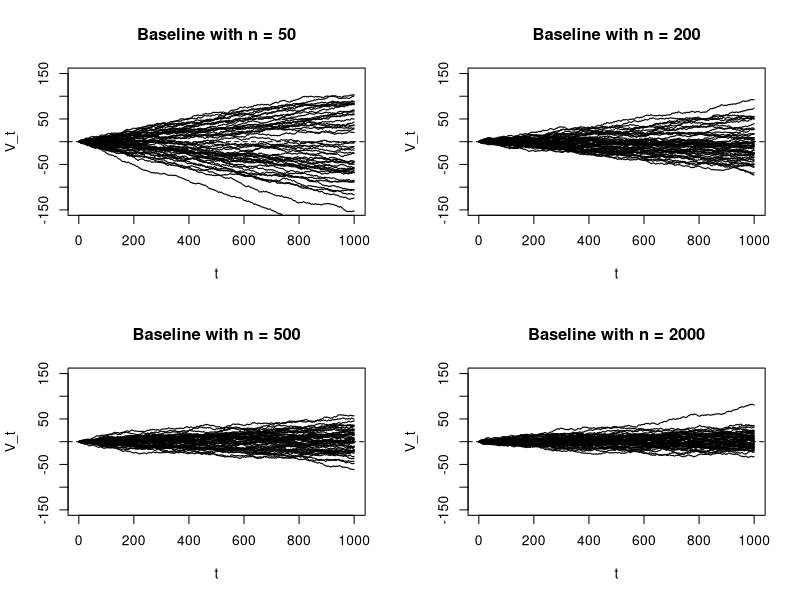
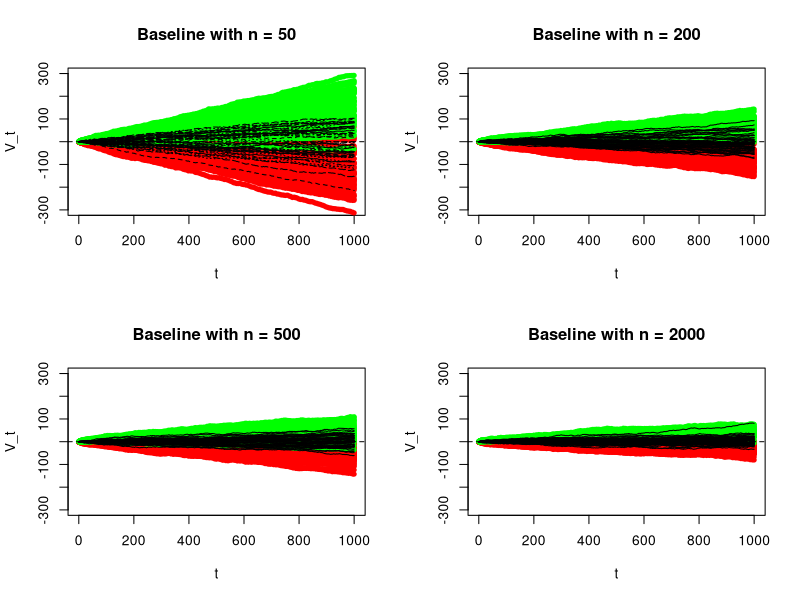

Source code (R) for these figures, in order:
rm(list = ls())
set.seed(10)
nbase1 <- 50
nbase2 <- 200
nbase3 <- 500
nbase4 <- 2000
vlad <- function(nbase){
  A <- matrix(nrow = 50, ncol = 1000)
  for(i in 1:50){
    xlogregbase <- data.frame(x1 = rbinom(nbase, 1, 0.2), x2 = runif(nbase, 0, 1), x3 = rnorm(nbase, 0, 2))
    xlogregrun <- data.frame(x1 = rbinom(1000, 1, 0.2), x2 = runif(1000, 0, 1), x3 = rnorm(1000, 0, 2))
    xbetabase <- xlogregbase$x1 + xlogregbase$x2 + xlogregbase$x3
    xbetarun <- xlogregrun$x1 + xlogregrun$x2 + xlogregrun$x3
    xlogregbase$y <- rbinom(nbase, size = 1, prob = exp(xbetabase)/(1+exp(xbetabase)))
    xlogregrun$y <- rbinom(1000, size = 1, prob = exp(xbetarun)/(1+exp(xbetarun)))
    regmod <- glm(y~1, data <- xlogregbase, family = binomial("logit"))
    pred <- mean(xlogregbase$y)
    V <- numeric(0)
    V[1] <- pred - xlogregrun$y[1]
    for(j in 2:1000){
      V[j] <- V[j-1] + (pred - xlogregrun$y[j])
    }
    dim(V) <- c(1000, 1)
    A[i, ] <- V
  }
  return(A)
}
vlad1 <- vlad(nbase1)
vlad2 <- vlad(nbase2)
vlad3 <- vlad(nbase3)
vlad4 <- vlad(nbase4)
par(mfrow = c(2, 2))
matplot(t(vlad1), type = "l", lty = 1, main = "Baseline with n = 50", col = 1, 
        ylim = c(-150, 150), ylab = "V_t", xlab = "t")
abline(h = 0, lty = 2)
matplot(t(vlad2), type = "l", lty = 1, main = "Baseline with n = 200", col = 1,  
        ylim = c(-150, 150), ylab = "V_t", xlab = "t")
abline(h = 0, lty = 2)
matplot(t(vlad3), type = "l", lty = 1, main = "Baseline with n = 500", col = 1, 
        ylim = c(-150, 150), ylab = "V_t", xlab = "t")
abline(h = 0, lty = 2)
matplot(t(vlad4), type = "l", lty = 1, main = "Baseline with n = 2000", col = 1,  
        ylim = c(-150, 150), ylab = "V_t", xlab = "t")
abline(h = 0, lty = 2)

#CI_function
vlad_ci <- function(nbase){
  A <- matrix(nrow = 50, ncol = 1000) #Lower_limit
  B <- matrix(nrow = 50, ncol = 1000) #Upper_limit
  for(i in 1:50){
    xlogregbase <- data.frame(x1 = rbinom(nbase, 1, 0.2), x2 = runif(nbase, 0, 1), x3 = rnorm(nbase, 0, 2))
    xlogregrun <- data.frame(x1 = rbinom(1000, 1, 0.2), x2 = runif(1000, 0, 1), x3 = rnorm(1000, 0, 2))
    xbetabase <- xlogregbase$x1 + xlogregbase$x2 + xlogregbase$x3
    xbetarun <- xlogregrun$x1 + xlogregrun$x2 + xlogregrun$x3
    xlogregbase$y <- rbinom(nbase, size = 1, prob = exp(xbetabase)/(1+exp(xbetabase)))
    xlogregrun$y <- rbinom(1000, size = 1, prob = exp(xbetarun)/(1+exp(xbetarun)))
    regmod <- glm(y~1, data <- xlogregbase, family = binomial("logit"))
    p <- mean(xlogregbase$y)
    t <- length(xlogregrun$y)
    n_0 <- length(xlogregbase$y)
    V.norisk.var <- ((1:t)*((1:t)*p*(1-p)+n_0*(p*(1-p))))/(n_0)
    V.norisk.se <- sqrt(V.norisk.var)
    V <- numeric(0)
    V[1] <- p - xlogregrun$y[1]
    for(j in 2:1000){
      V[j] <- V[j-1] + (p - xlogregrun$y[j])
    }
    dim(V) <- c(1000, 1)
    V.min <- V - 1.96*V.norisk.se
    V.max <- V + 1.96*V.norisk.se
    A[i, ] <- V.min
    B[i, ] <- V.max
  }
  ci <- list(A, B)
  return(ci)
}
ci1 <- vlad_ci(nbase1)
lower_limit1 <- ci1[[1]]
upper_limit1 <- ci1[[2]]
ci2 <- vlad_ci(nbase2)
lower_limit2 <- ci2[[1]]
upper_limit2 <- ci2[[2]]
ci3 <- vlad_ci(nbase3)
lower_limit3 <- ci3[[1]]
upper_limit3 <- ci3[[2]]
ci4 <- vlad_ci(nbase4)
lower_limit4 <- ci4[[1]]
upper_limit4 <- ci4[[2]]
par(mfrow = c(2, 2))
matplot(t(lower_limit1), type = "l", col = "red", lwd = 5, ylim = c(-300, 300), ylab = "V_t",
        main = "Baseline with n = 50", xlab = "t", lty = 1)
matlines(t(upper_limit1), col = "green", lwd = 5, lty = 1)
matlines(t(vlad1), col = "black", lwd = 1)
abline(h = 0, lty = 2)
matplot(t(lower_limit2), type = "l", col = "red", lwd = 5, ylim = c(-300, 300), ylab = "V_t",
        main = "Baseline with n = 200", xlab = "t", lty = 1)
matlines(t(upper_limit2), col = "green", lwd = 5, lty = 1)
matlines(t(vlad2), col = "black", lty = 1)
abline(h = 0, lty = 2)
matplot(t(lower_limit3), type = "l", col = "red", lwd = 5, ylim = c(-300, 300), ylab = "V_t",
        main = "Baseline with n = 500", xlab = "t", lty = 1)
matlines(t(upper_limit3), col = "green", lwd = 5, lty = 1)
matlines(t(vlad3), col = "black", lty = 1, lwd = 1)
abline(h = 0, lty = 2)
matplot(t(lower_limit4), type = "l", col = "red", lwd = 5, ylim = c(-300, 300), ylab = "V_t",
        main = "Baseline with n = 2000", xlab = "t", lty = 1)
matlines(t(upper_limit4), col = "green", lwd = 5)
matlines(t(vlad4), col = "black", lty = 1)
abline(h = 0, lty = 2)